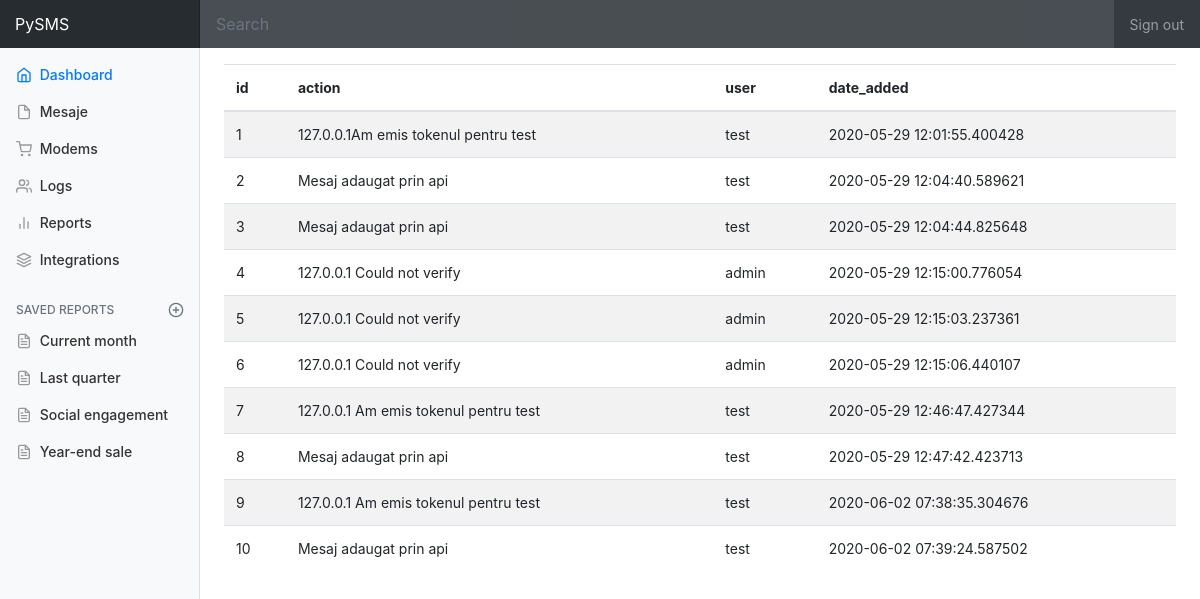
Page /logs on the earlier database version.
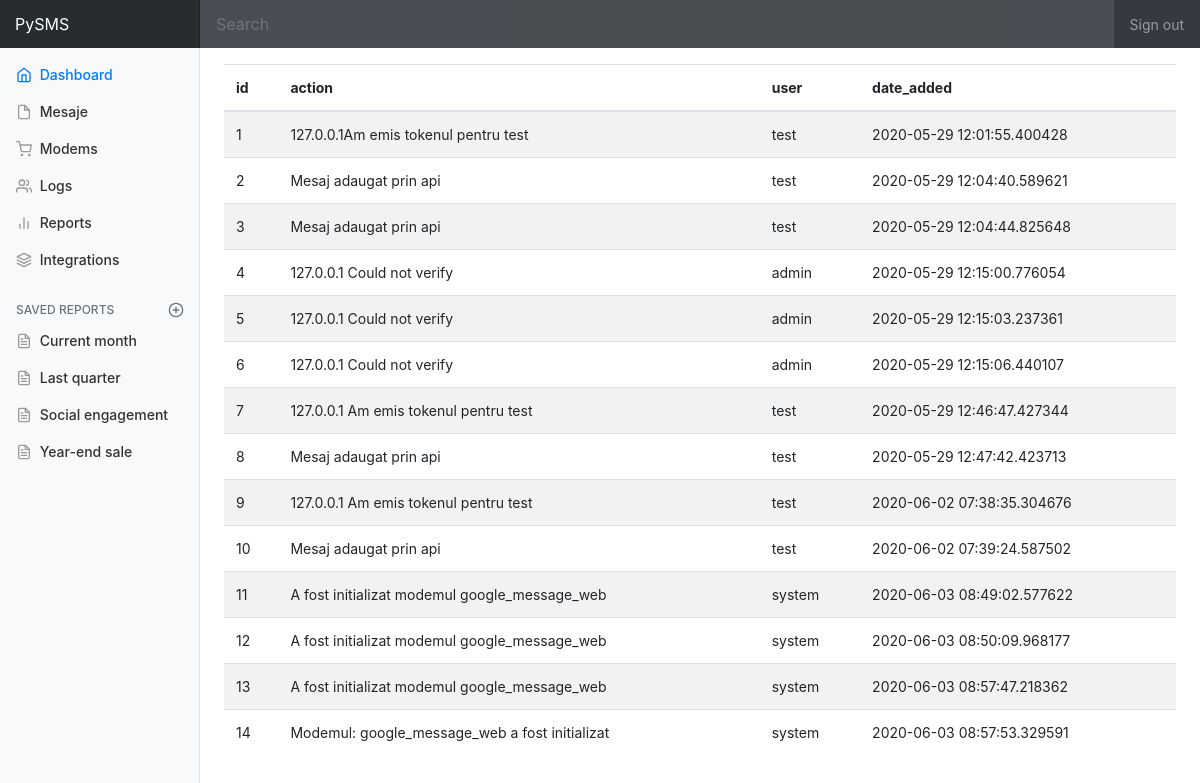
Same page on the later database version.
### models.py (models this page shows)
class Logs(db.Model):
    id = db.Column(db.Integer, primary_key=True)
    action = db.Column(db.String(80), nullable=False)
    user = db.Column(db.String(80), nullable=False)
    date_added = db.Column(db.DateTime, nullable=False, default=datetime.datetime.utcnow)

### views.py (the view)
@app.route('/logs')
def logs():
    all_logs = Logs.query.all()
    return render_template('logs.html', all_logs=all_logs)

### templates/logs.html (shortened to what this page needs)
{% extends 'base.html' %}
{% block content %}
<div class="table-responsive">
          <table id="table_logs" class="table table-striped">
            <thead>
              <tr>
                <th>id</th>
                <th>action</th>
                <th>user</th>
                <th>date_added</th>
              </tr>
            </thead>
            <tbody>
              {% for log in all_logs %}
              <tr>
                <td>{{ log.id }}</td>
                <td>{{ log.action }}</td>
                <td>{{ log.user }}</td>
                <td>{{ log.date_added }}</td>
              </tr>
              {% endfor %}
            </tbody>
          </table>
        </div>
{% endblock %}
{% block scripts %}
<link rel="stylesheet" href="https://cdn.datatables.net/1.10.21/css/jquery.dataTables.min.css">
{% endblock %}

### templates/base.html (shortened to what this page needs)
<!doctype html>
<html lang="en">
  <head>
    <link href="https://getbootstrap.com/docs/4.0/dist/css/bootstrap.min.css" rel="stylesheet">
    <link href="{{ url_for('static', filename='css/dashboard.css') }}" rel="stylesheet">
  </head>
  <body>
    <nav class="navbar navbar-dark sticky-top bg-dark flex-md-nowrap p-0">
      <a class="navbar-brand col-sm-3 col-md-2 mr-0" href="#">PySMS</a>
      <input class="form-control form-control-dark w-100" type="text" placeholder="Search" aria-label="Search">
      <ul class="navbar-nav px-3">
        <li class="nav-item text-nowrap">
          <a class="nav-link" href="#">Sign out</a>
        </li>
      </ul>
    </nav>
    <div class="container-fluid">
      <div class="row">
        <nav class="col-md-2 d-none d-md-block bg-light sidebar">
          <div class="sidebar-sticky">
            <ul class="nav flex-column">
              <li class="nav-item">
                <a class="nav-link active" href="/">
                  <span data-feather="home"></span>
                  Dashboard <span class="sr-only">(current)</span>
                </a>
              </li>
              <li class="nav-item">
                <a class="nav-link" href="/mesaje">
                  <span data-feather="file"></span>
                  Mesaje
                </a>
              </li>
              <li class="nav-item">
                <a class="nav-link" href="/modems">
                  <span data-feather="shopping-cart"></span>
                  Modems
                </a>
              </li>
              <li class="nav-item">
                <a class="nav-link" href="/logs">
                  <span data-feather="users"></span>
                  Logs
                </a>
              </li>
              <li class="nav-item">
                <a class="nav-link" href="#">
                  <span data-feather="bar-chart-2"></span>
                  Reports
                </a>
              </li>
              <li class="nav-item">
                <a class="nav-link" href="#">
                  <span data-feather="layers"></span>
                  Integrations
                </a>
              </li>
            </ul>
            <h6 class="sidebar-heading d-flex justify-content-between align-items-center px-3 mt-4 mb-1 text-muted">
              <span>Saved reports</span>
              <a class="d-flex align-items-center text-muted" href="#">
                <span data-feather="plus-circle"></span>
              </a>
            </h6>
            <ul class="nav flex-column mb-2">
              <li class="nav-item">
                <a class="nav-link" href="#">
                  <span data-feather="file-text"></span>
                  Current month
                </a>
              </li>
              <li class="nav-item">
                <a class="nav-link" href="#">
                  <span data-feather="file-text"></span>
                  Last quarter
                </a>
              </li>
              <li class="nav-item">
                <a class="nav-link" href="#">
                  <span data-feather="file-text"></span>
                  Social engagement
                </a>
              </li>
              <li class="nav-item">
                <a class="nav-link" href="#">
                  <span data-feather="file-text"></span>
                  Year-end sale
                </a>
              </li>
            </ul>
          </div>
        </nav>
        <main role="main" class="col-md-9 ml-sm-auto col-lg-10 pt-3 px-4">
          {% block content %}
        {% endblock %}
        </main>
      </div>
    </div>
    {% block scripts %}
    {% endblock %}
  </body>
</html>

### static/css/dashboard.css (style rules this page uses)
body { font-size: .875rem; }
.feather { width: 16px; height: 16px; vertical-align: text-bottom; }
.sidebar { position: fixed; top: 0; bottom: 0; left: 0; z-index: 100; padding: 0; box-shadow: inset -1px 0 0 rgba(0, 0, 0, .1); }
.sidebar-sticky { position: -webkit-sticky; position: sticky; top: 48px; height: calc(100vh - 48px); padding-top: .5rem; overflow-x: hidden; overflow-y: auto; }
.sidebar .nav-link { font-weight: 500; color: #333; }
.sidebar .nav-link .feather { margin-right: 4px; color: #999; }
.sidebar .nav-link.active { color: #007bff; }
.sidebar .nav-link:hover .feather, .sidebar .nav-link.active .feather { color: inherit; }
.sidebar-heading { font-size: .75rem; text-transform: uppercase; }
.navbar-brand { padding-top: .75rem; padding-bottom: .75rem; font-size: 1rem; background-color: rgba(0, 0, 0, .25); box-shadow: inset -1px 0 0 rgba(0, 0, 0, .25); }
.navbar .form-control { padding: .75rem 1rem; border-width: 0; border-radius: 0; }
.form-control-dark { color: #fff; background-color: rgba(255, 255, 255, .1); border-color: rgba(255, 255, 255, .1); }

Differences in the rows shown:
added Logs: id "11", action "A fost initializat modemul google_message_web", user "system", date_added "2020-06-03 08:49:02.577622"
added Logs: id "12", action "A fost initializat modemul google_message_web", user "system", date_added "2020-06-03 08:50:09.968177"
added Logs: id "13", action "A fost initializat modemul google_message_web", user "system", date_added "2020-06-03 08:57:47.218362"
added Logs: id "14", action "Modemul: google_message_web a fost initializat", user "system", date_added "2020-06-03 08:57:53.329591"
